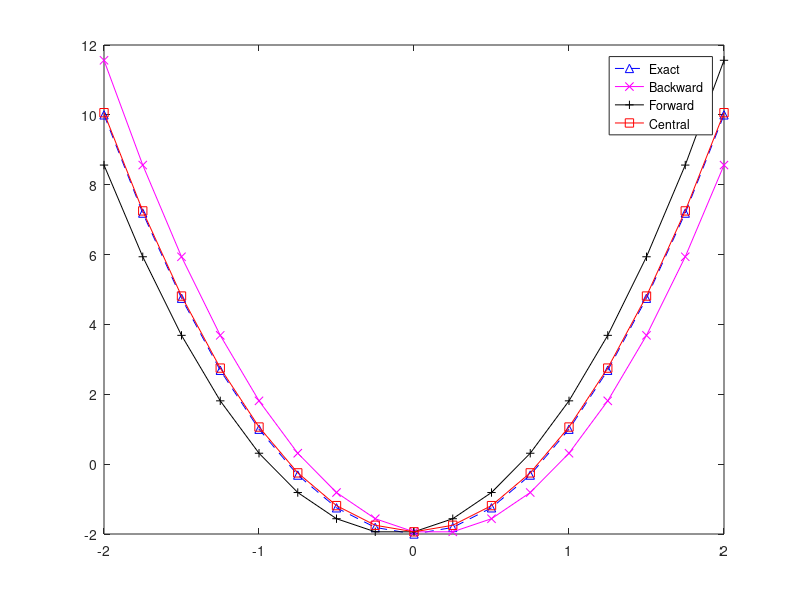

This chart was generated by the following MATLAB code:
%Trevor Olsen HW 4 Problem 7
%2.7.2023

clear; clc; %get me a latte;

%% Context:
%Consider the function f(x) = x^3 – 2x + 4 on the interval [−2, 2] with h = 0.25.
%Use the forward, backward, and centered finite difference approximations for the first derivatives so as to graphically illustrate which approximation is most accurate. 
%We need plots?!

%% Variables
h = 0.25; % Step Size
xValues = [-2:h:2]; % X Array

% woops! exactFunction = xValues.^3 - 2.*xValues + 4; %Exact Value
exactDerivative = 3.*xValues.^2 - 2;

%% Shortcut Variables
xminus1 = xValues - h; %(xi - h) to save typing
xplus1 = xValues + h; %(xi + h) to save typing

xiMinus1 = xminus1.^3 - 2.*xminus1 + 4;
xiPlus1 = xplus1.^3 - 2 .* xplus1 + 4;
fxi = xValues.^3 - 2.*xValues + 4;
exactFunction = xValues.^3 - 2.*xValues + 4; % Glad I didn't delete this! It's the first term.

%% Finites! (Finite differences)
%Forward finite -> (f(xi+1) - f(xi)) / h
forward = (xiPlus1 - fxi)/h;

%Backward finite -> (f(xi) - f(xi-1)) / h
backward = (fxi - xiMinus1)/h;

%Central finite -> (f(xi+1)-f(xi-1)) / h
central = ((xiPlus1 - xiMinus1))/(2*h);

%% Plot it out!

plot(xValues,exactDerivative,'b^--')
hold on
plot (xValues,backward, '-mx')
plot(xValues,forward,'-k+')
plot(xValues,central,'-rs')
legend('Exact', 'Backward', 'Forward','Central')
hold off